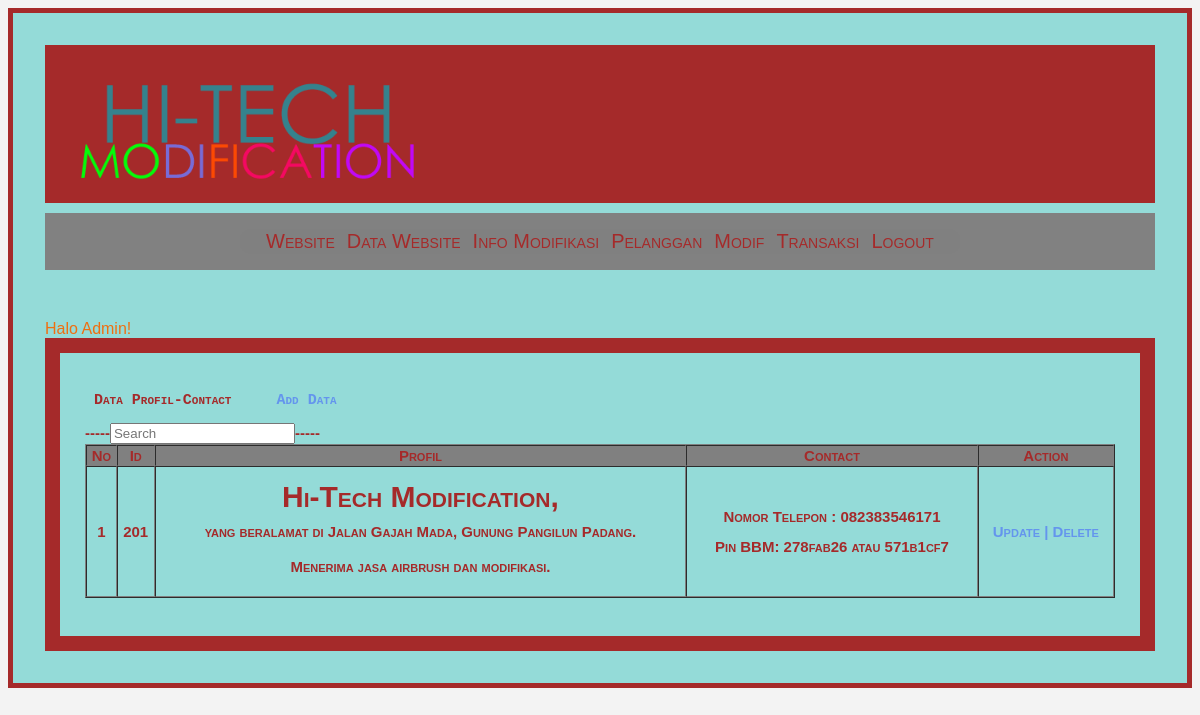
Page /profil/data_profil.php (signed in) on the committed database.
### tables this page shows
CREATE TABLE IF NOT EXISTS `profil` (
  `id` varchar(5) NOT NULL,
  `profil` text NOT NULL,
  `contact` text NOT NULL,
  PRIMARY KEY  (`id`)
);

### profil/data_profil.php (the view, shortened to what this page needs)
<?php
include "../user/menuadmin.php";
?>
<link rel="stylesheet" href="../css/style.css">
<div id="border">
<h2><pre> Data Profil-Contact    <a href='add_profil.php'> Add Data </a> </pre><h2>
<?php
$query = "SELECT * FROM profil";
$no=1;
$result = mysql_query($query);
?>
    <form name="form1" method="get" action="cari.php" padding="15">
        <pre<td> -----<td><input type="search" name="q" id="q" placeholder="Search"/>----- </td>
    </form>
<table width='100%' border='1' cellpadding='2' cellspacing='0'>
<tr bgcolor='grey'>
		<th>  No  </th>
        <th>  Id </th>
        <th>  Profil  </th>
        <th>  Contact  </th>
        <th>  Action  </th>
     </tr>
<?php
while ($data = mysql_fetch_array($result)){
?>
  <tr align='center'>
  			<td ><?php echo$no;?></td>
            <td><?php echo $data['id'];?></td>
            <td><?php echo $data['profil'];?></td>
            <td><?php echo $data['contact'];?></td>
            <td><a href='update.php?id=<?php echo $data['id'];?>' title="Klik Disini Untuk Ubah" > Update |</a>
                <a href='delete.php?id=<?php echo $data['id'];?>' title="Klik Disini Untuk Hapus" Onclick="return confirm('Apakah Anda Yakin Hapus Record dengan id=<?php echo $data[id]?>')"> Delete </a> </td>
       </tr>
<?php
$no++;
}
?>
</table>
</div>

### css/menu.css (style rules this page uses)
body { font-family: 'Arial', sans-serif; background-color: #f3f3f3; }
h1 { font-variant: small-caps; color: brown; }
a { text-decoration: none; color: #6495ed; }

### css/style.css (style rules this page uses)
#border { font-variant: small-caps; color: black; padding: 25px; background-color: #94dbd8; line-height: 15px; max-width: 0 auto; border: 15px solid brown; color: brown; font-size: 10px; }
h1 { font-variant: small-caps; color: brown; }

### rows in the picture
profil: id "201", profil "Hi-Tech Modification, yang beralamat di Jalan Gajah Mada, Gunung Pangilun Padang. Menerima jasa airbrush dan modifikasi.", contact "Nomor Telepon : 082383546171 Pin BBM : 278fab26 atau 571b1cf7"

### other values in the picture
$_SESSION['level'] "Admin"
